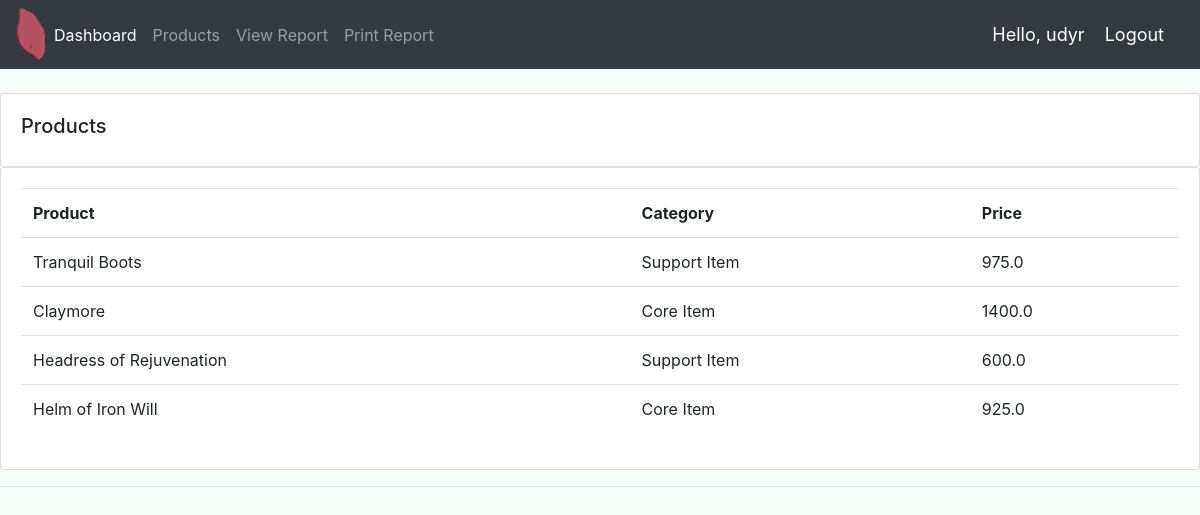
Page /products/ (signed in) on the committed database.
### accounts/models.py (models this page shows, shortened)
class Product(models.Model):
    CATEGORY = (
        ('Core Item', 'Core Item'),
        ('Support Item', 'Support Item'),
    )
    name = models.CharField(max_length=200, null=True)
    price = models.FloatField(null=True)
    category = models.CharField(max_length=200, null=True, choices=CATEGORY)
    description = models.CharField(max_length=200, null=True, blank=True)
    date_created = models.DateTimeField(auto_now_add=True)
    tags = models.ManyToManyField(Tag)

### accounts/decorators.py (the view)
        def wrapper_func(request, *args, **kwargs):
            group = None
            if request.user.groups.exists():
                group = request.user.groups.all()[0].name
            if group in allowed_roles:
                return view_func(request, *args, **kwargs)
            else:
                return HttpResponse('Unauthorized access')

### accounts/views.py (called while the page is built)
@login_required(login_url='login')
@allowed_users(allowed_roles=['admin'])
def products(request):
	products = Product.objects.all()
	return render(request, 'accounts/products.html', {'products':products})

### accounts/templates/accounts/products.html
{% extends 'accounts/base.html' %}
{% block content %}
<br>
<div class="row">
    <div class="col-md">
        <div class="card card-body">
            <h5>Products</h5>
        </div>
        <div class="card card-body">
            <table class="table">
                <tr>
                    <th>Product</th>
                    <th>Category</th>
                    <th>Price</th>
                </tr>
                {% for i in products %}
                    <tr>
                    <td>{{i.name}}</td>
                    <td>{{i.category}}</td>
                    <td>{{i.price}}</td>
                    </tr>
                {% endfor %}
            </table>
        </div>
    </div>
</div>
{% endblock %}

### accounts/templates/accounts/navbar.html (shortened to what this page needs)
{% load static %}
<nav class="navbar navbar-expand-lg navbar-dark bg-dark">
    <img src="{% static 'images/logo.png' %}" alt="">
    <div class="collapse navbar-collapse" id="navbarNav">
      <ul class="navbar-nav">
        {% if request.user.is_staff %}
        <li class="nav-item active">
          <a class="nav-link" href="{% url 'home' %}">Dashboard</a>
        </li>
        <li class="nav-item">
          <a class="nav-link" href="{% url 'products' %}">Products</a>
        </li>
        <li class="nav-item">
          <a class="nav-link" href="{% url 'view_order_report' %}">View Report</a>
        </li>
        <li class="nav-item">
          <a class="nav-link" href="{% url 'print_order_report' %}">Print Report</a>
        </li>
        {% else %}
        <li class="nav-item">
          <a href="{% url 'account' customer.id %}" class="nav-link">Account Settings</a>
        </li>
        {% endif %}
      </ul>
    </div>
    <span class="hello-msg">Hello, {{request.user}}</span>
    <span><a class="hello-msg" href="{% url 'logout' %}">Logout</a></span>
  </nav>

### static/css/main.css (style rules this page uses)
body { background-color: #F5FFFA; }

### accounts/templates/accounts/navbar.html (style rules this page uses)
.hello-msg { font-size: 18px; color: #fff; margin-right: 20px; }

### rows in the picture
Product: name "Tranquil Boots", category "Support Item", price "975.0"
Product: name "Claymore", category "Core Item", price "1400.0"
Product: name "Headress of Rejuvenation", category "Support Item", price "600.0"
Product: name "Helm of Iron Will", category "Core Item", price "925.0"

### other values in the picture
{{ request.user }} "udyr"
